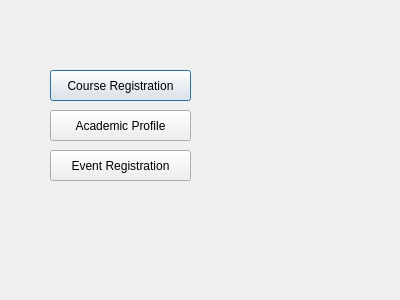
<?xml version="1.0" encoding="UTF-8"?>
<ui version="4.0">
 <class>studentdashboard</class>
 <widget class="QDialog" name="studentdashboard">
  <property name="geometry">
   <rect>
    <x>0</x>
    <y>0</y>
    <width>400</width>
    <height>300</height>
   </rect>
  </property>
  <property name="windowTitle">
   <string>Dialog</string>
  </property>
  <widget class="QPushButton" name="courseRegistrationButton">
   <property name="geometry">
    <rect>
     <x>50</x>
     <y>70</y>
     <width>141</width>
     <height>31</height>
    </rect>
   </property>
   <property name="text">
    <string>Course Registration</string>
   </property>
  </widget>
  <widget class="QPushButton" name="academicProfileButton">
   <property name="geometry">
    <rect>
     <x>50</x>
     <y>110</y>
     <width>141</width>
     <height>31</height>
    </rect>
   </property>
   <property name="text">
    <string>Academic Profile</string>
   </property>
  </widget>
  <widget class="QPushButton" name="eventRegistrationButton">
   <property name="geometry">
    <rect>
     <x>50</x>
     <y>150</y>
     <width>141</width>
     <height>31</height>
    </rect>
   </property>
   <property name="text">
    <string>Event Registration</string>
   </property>
  </widget>
 </widget>
 <resources/>
 <connections/>
</ui>
